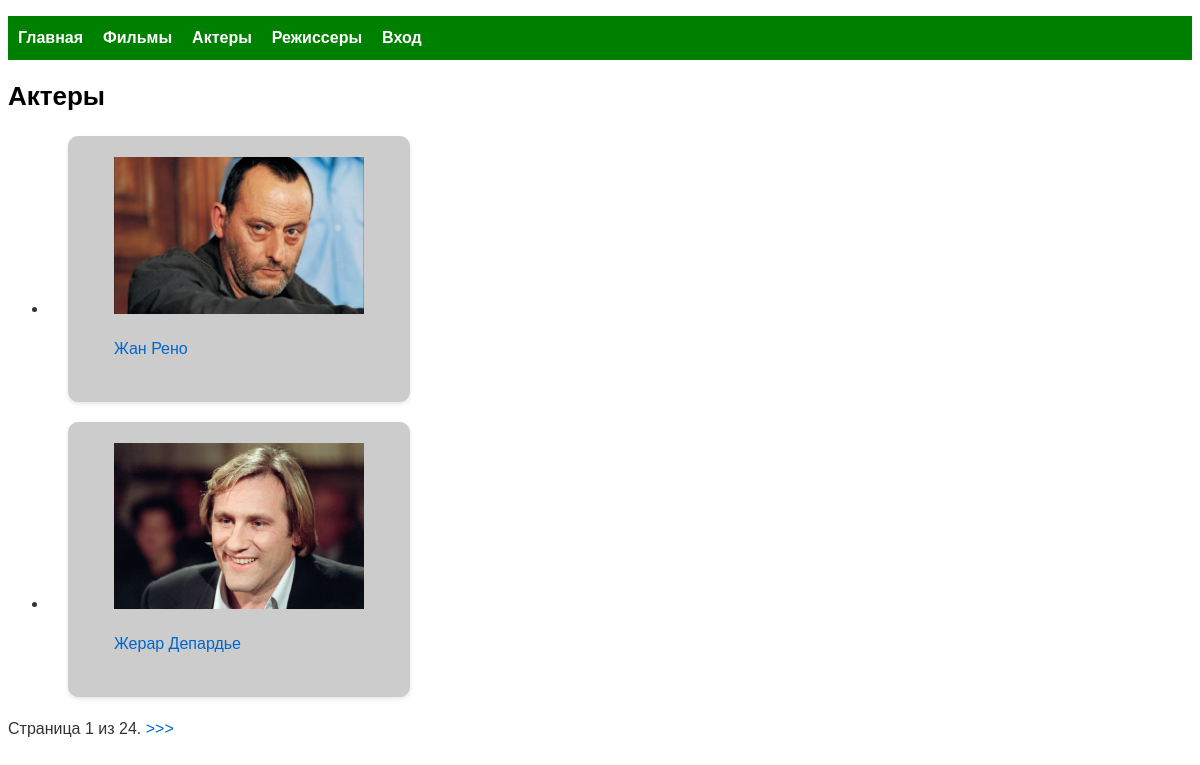
/actor/, run on the app's committed database.
### kino/models.py (models this page shows, shortened)
class modelActor(models.Model):
    name = models.CharField(max_length=100, verbose_name='Актер')
    info = models.TextField(verbose_name='Информация', null=True, blank=True)
    foto = models.FileField(blank=True, null=True,
                                  verbose_name='Фото',
                              upload_to='fotoActor/')
    def getUrl(self):
        return f'{self.id}/'

### kino/views.py (the view)
# urls.py: path('actor/', views.actorlist.as_view(), name='allactors'),
class actorlist(generic.ListView):
    model = modelActor
    paginate_by = 2

### templates/kino/modelactor_list.html (shortened to what this page needs)
{% extends 'index.html' %}
{% load static %}
{% block title %}
    <link rel="stylesheet" href="{% static 'css/films.css' %}">
{% endblock %}
{% block content %}
        <h1>Актеры</h1>
        <ul>
            {% for one in modelactor_list %}
                <li>
                    <div class="films">
                        <a href="{{ one.getUrl }}">
                            <img src="{% static one.foto %}" alt="" width="250px">
                            <p>{{ one.name }}</p>
                        </a>
                    </div>
                </li>
            {% endfor %}
        </ul>
        <div class="pagination">
            <span class="step-links">
                <span class="current">
                    Страница {{ page_obj.number }} из {{ page_obj.paginator.num_pages }}.
                </span>
                {% if page_obj.has_next %}
                    <a href="?page={{ page_obj.next_page_number }}"> >>> </a>
                {% endif %}
            </span>
        </div>
{% endblock %}

### kino/static/css/films.css (style rules this page uses)
.films { display: flex; flex-direction: column; justify-content: center; align-items: center; width: 300px; margin: 20px; padding: 20px; border: 1px solid #ccc; border-radius: 10px; box-shadow: 0 2px 4px rgba(0, 0, 0, 0.1); background-color: #cccccc; }
body { font-family: Arial, sans-serif; font-size: 16px; line-height: 1.5; color: #333; }
h1 { font-size: 26px; font-weight: bold; color: #000; }
p { margin-bottom: 20px; }
a { text-decoration: none; color: #0066cc; }
ul { list-style-type: disc; }
li { margin-bottom: 5px; }

### kino/static/css/index.css (style rules this page uses)
body { font-family: Arial, sans-serif; font-size: 16px; line-height: 1.5; color: #333; }
h1 { font-size: 26px; font-weight: bold; color: #000; }
p { margin-bottom: 20px; }
a { text-decoration: none; color: #0066cc; }
ul { list-style-type: disc; }
li { margin-bottom: 5px; }

### data on the page
modelActor: foto (picture), name "Жан Рено"
modelActor: foto (picture), name "Жерар Депардье"

### other printed values
{{ page_obj.number }} "1"
{{ page_obj.paginator.num_pages }} "24"
